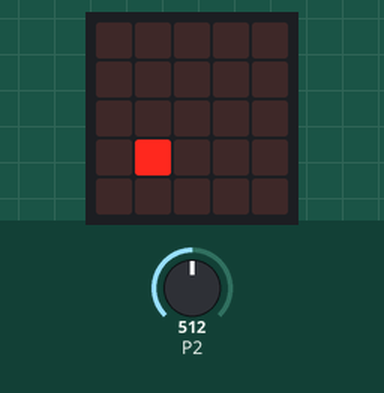
This program was run on a simulated BBC micro:bit running MicroPython. Parts: the board's 5×5 LED display. The inputs (shaded band) are chosen by the test bench; at power-on: P2 = 512 (analog values on the 0–1023 scale).

Above: at 1.4 s.
1.5 s: P2 set to 716
At 4.81 s:
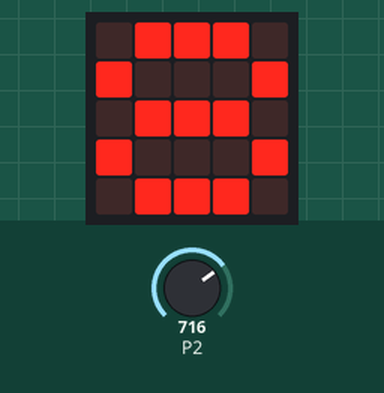
6.7 s: P2 set to 900
At 11.0 s:
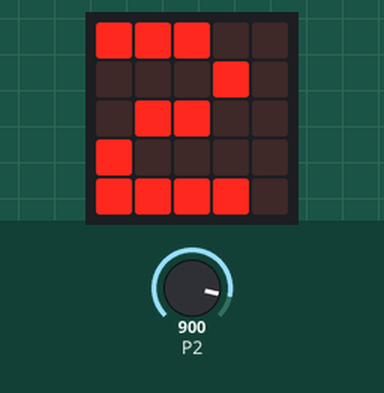
11.9 s: P2 set to 122
At 12.85 s:
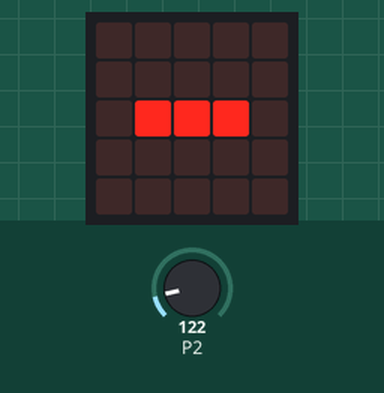
Timing chart, 0 to 14.9 s (numbered marks = the images above; inputs shaded):
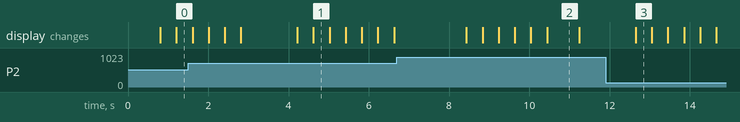

Measured:
- what the display in image 1 shows lasts 0.4 s, from 4.6 s to 5.0 s
- what the display in image 2 shows lasts 0.8 s, from 10.4 s to 11.2 s

The program:

readTemp.py
```python
# SparkFun Electronics
# Experiment 7.0
# Reading a Temp Sensor

from microbit import *

while True:
    rawTemp = pin2.read_analog()
    degC = (((rawTemp*3.3)/(1023))-0.5)*100
    display.show(str(degC))
    sleep(1000)
```
